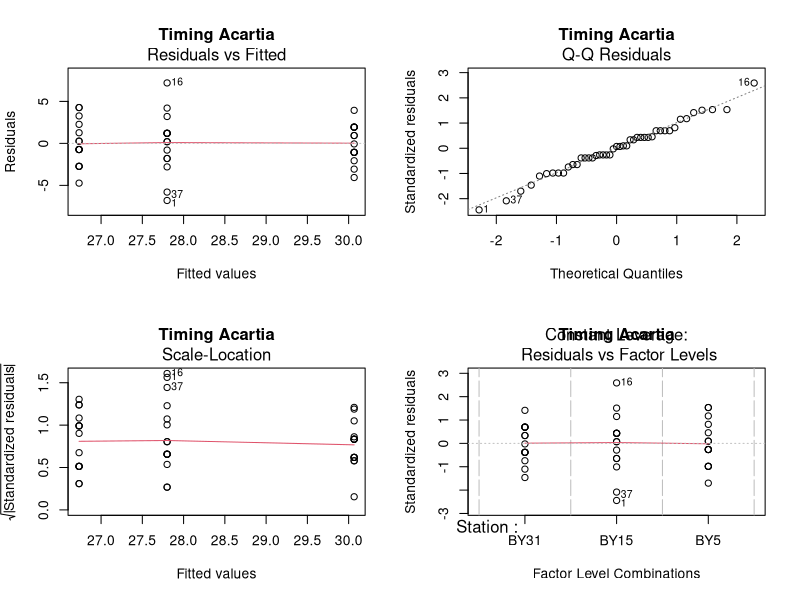
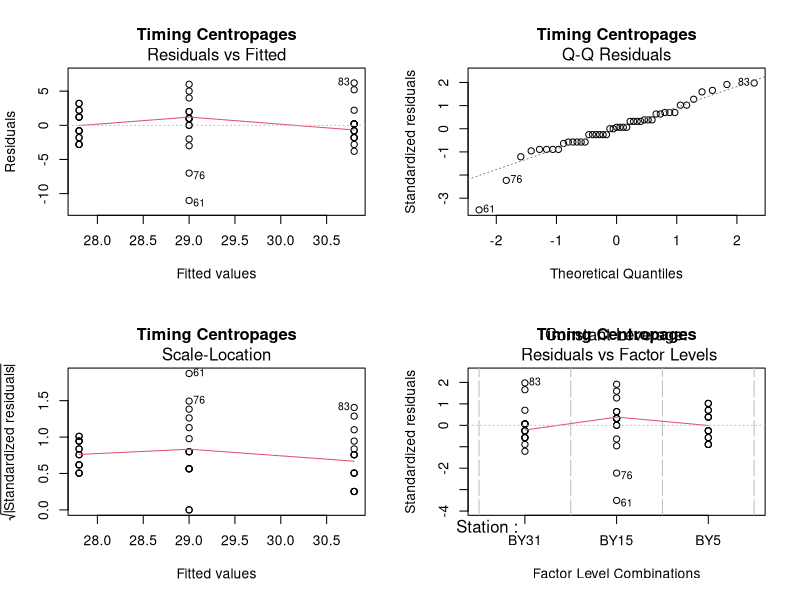
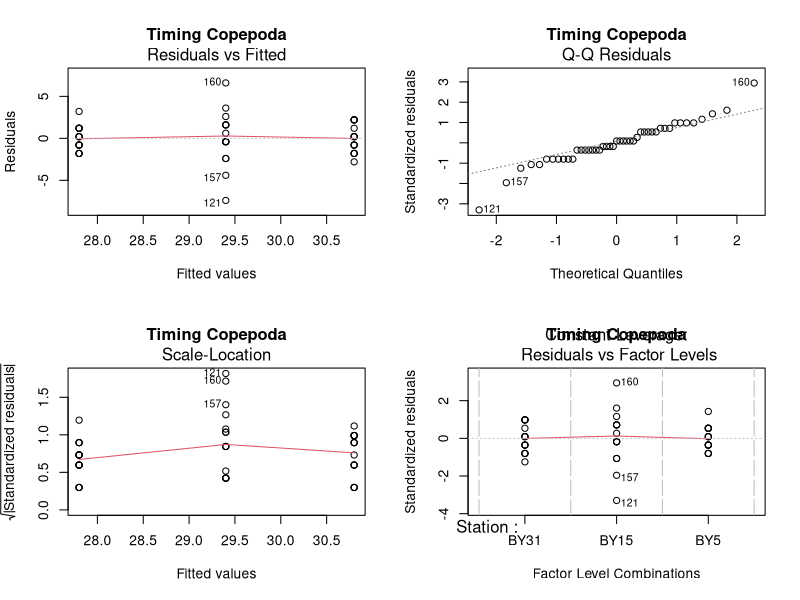
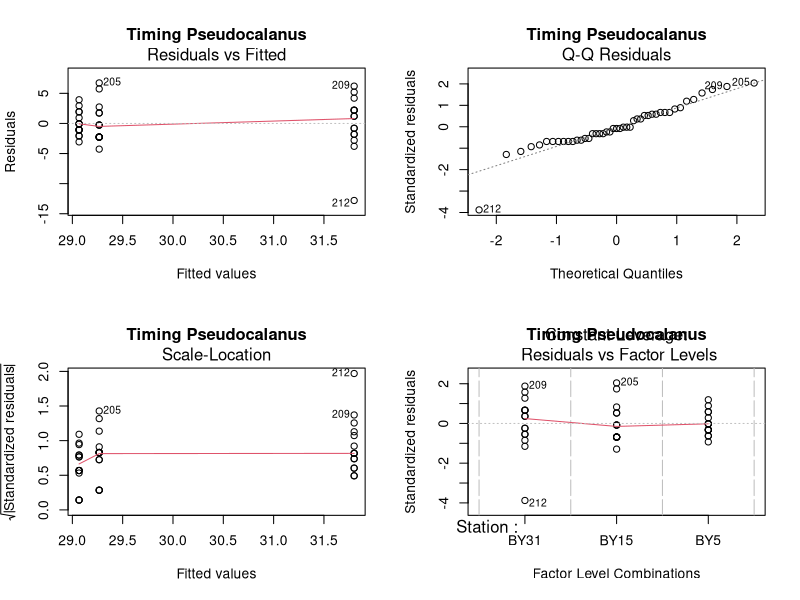
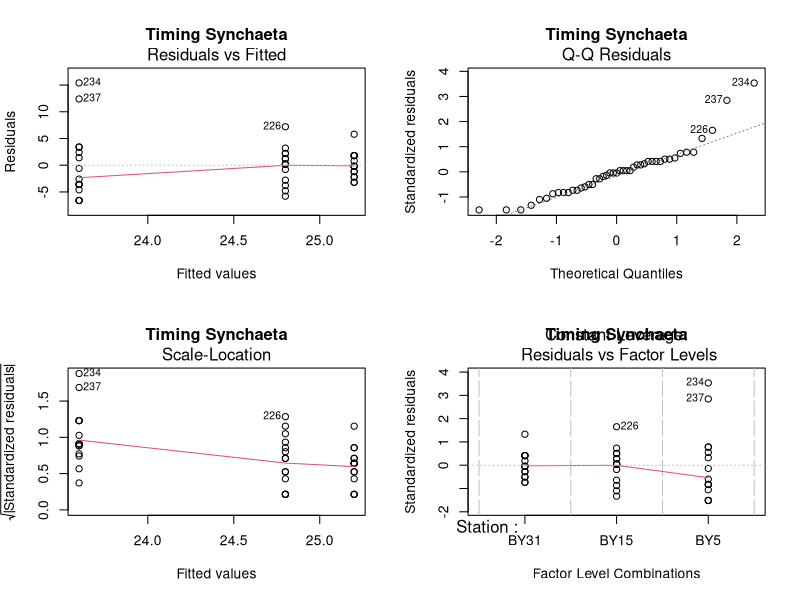
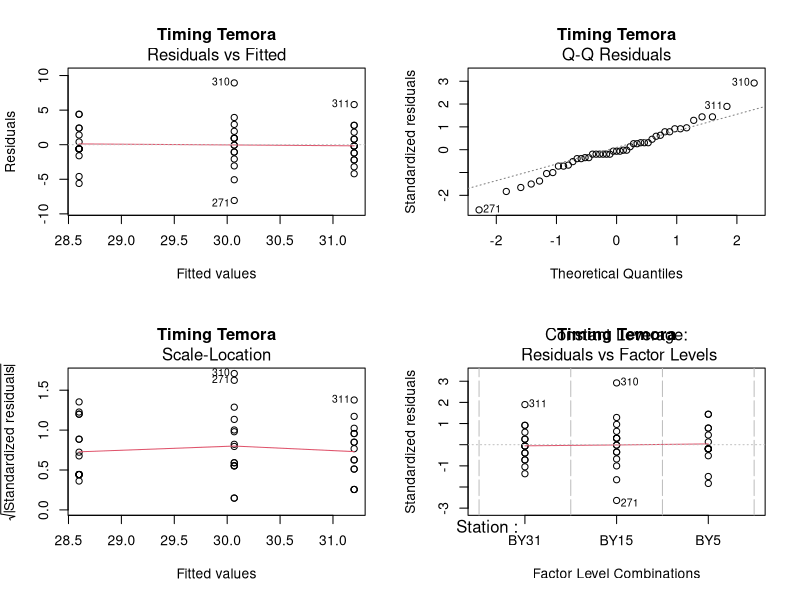
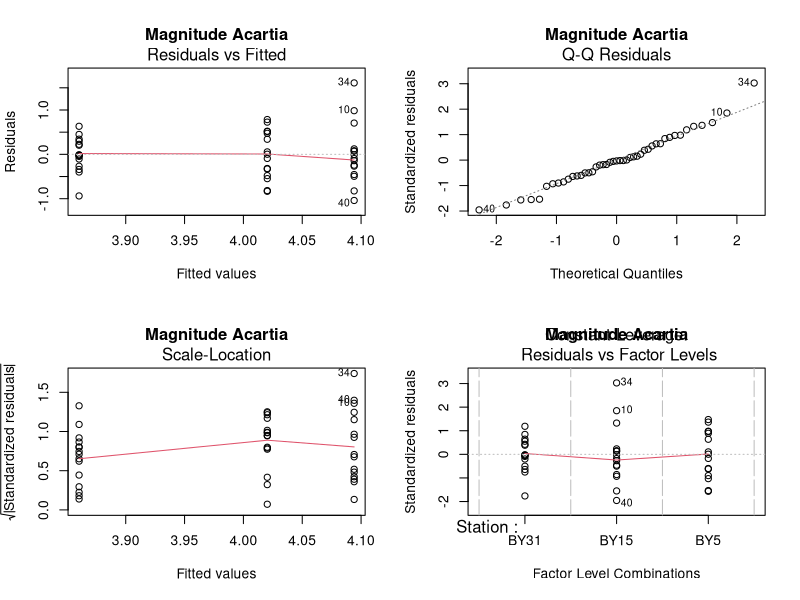
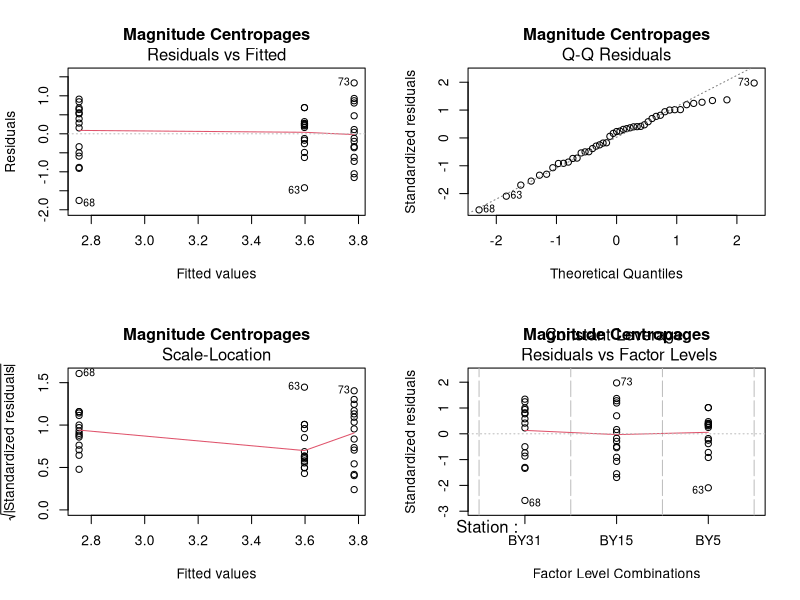

R code for these plots, in order:
#!/usr/bin/env Rscript
rm(list=ls())
################################################################################
#                                                                 18.08.2023   #
#                            Kinlan M.G. Jan                                   #  
#                           kinlan.jan@su.se                                   #
#                                                                              #
#                         Difference station                                   #
################################################################################
library(dplyr)
library(ggplot2)
library(tidyr)
################################################################################
zp <- 
  read.delim("Output/Data/Weekly_Full_ZP.txt",
                 sep=";") |> 
  filter(Taxa %in% c( "Copepoda",
                      "Acartia",
                      "Centropages",
                      "Pseudocalanus",
                      "Temora",
                      "Synchaeta")) |>
  mutate(Taxa = factor(Taxa,
                       levels = c("Copepoda",
                                  "Acartia",
                                  "Centropages",
                                  "Pseudocalanus",
                                  "Temora",
                                  "Synchaeta")),
         Station = factor(Station,
                          levels = c("BY31",
                                     "BY15",
                                     "BY5")))


out_ANOVA <- out_TukeyHSD <- data.frame()
par(mfrow = c(2, 2))
for(i in unique(zp$Taxa)){
  df <- zp |>
    filter(Taxa == i)
  
  mod <- aov(Timing ~  Station, data = df) ; plot(mod, main = paste("Timing", i))
  SUM <- anova(mod)
  P <- SUM$`Pr(>F)`[1]
  if(P <= 0.05){
    tuk <-TukeyHSD(mod)
    out_tuk <- tuk$Station |>
      as.data.frame() |>
      mutate(Taxa = i) |>
      tibble::rownames_to_column("Stations") |>
      mutate(p.adj = `p adj`) |>
      dplyr:: select(-`p adj`)
  } else {
    out_tuk = data.frame(Stations = NA,
                         diff = NA,
                         lwr = NA,
                         upr = NA,
                         p.adj = NA,
                         Taxa = i)
    }
  
  out_ANOVA <- SUM |>
    as.data.frame() |>
    mutate(Taxa = i) |>
    rbind(out_ANOVA)
  
  out_TukeyHSD <- out_tuk |> 
    rbind(out_TukeyHSD)
}

outt <- out_ANOVA |>
  tibble::rownames_to_column("Parameter") |>
  mutate(Parameter = ifelse(Parameter %in% c("Station",
                                             "Station1",
                                             "Station2",
                                             "Station3",
                                             "Station4",
                                             "Station5"),
                            "Station",
                            "Residuals")) |>
  filter(Parameter == "Station")

Tuk <- out_TukeyHSD |>
  mutate(tukeyP = p.adj) |>
  dplyr::select(-p.adj)

ZP_Tim <- outt |>
  mutate(p.adj = p.adjust(outt$`Pr(>F)`,
                          method = "fdr")) |>
  right_join(Tuk) |>
  mutate(Parameter = "Timing")
ZP_Tim |>
  dplyr::select(-c(diff, lwr, upr))|>
  knitr::kable(digits = 2) |>
  print()

out_ANOVA = out_TukeyHSD = data.frame()
for(i in unique(zp$Taxa)){
  df <- zp |>
    filter(Taxa == i)
  mod <- aov(log(Magnitude) ~ Station,
             df) 
  par(mfrow=c(2,2)); plot(mod , main = paste("Magnitude", i))
  SUM <- anova(mod)
  P <- SUM$`Pr(>F)`[1]
  if(P <= 0.05){tuk <-TukeyHSD(mod)
  out_tuk <- tuk$Station|>as.data.frame()|>
    mutate(Taxa = i) |>
    tibble::rownames_to_column("Stations")|>
    mutate(p.adj = `p adj`)|>
    dplyr:: select(-`p adj`)
  }
  if(P > 0.05){out_tuk = data.frame(Stations = NA,
                                    diff = NA,
                                    lwr = NA,
                                    upr = NA,
                                    p.adj = NA,
                                    Taxa = i)}
  
  out_ANOVA <- SUM|>as.data.frame()|>
    mutate(Taxa = i) |>
    rbind(out_ANOVA)
  out_TukeyHSD <- out_tuk |> 
    rbind(out_TukeyHSD)
}
outt<-out_ANOVA |>
  tibble::rownames_to_column("Parameter") |>
  mutate(Parameter = ifelse(Parameter %in% c("Station",
                                             "Station1",
                                             "Station2",
                                             "Station3",
                                             "Station4",
                                             "Station5"),
                            "Station",
                            "Residuals"))|>
  filter(Parameter == "Station")
Tuk <- out_TukeyHSD |>
  mutate(tukeyP = p.adj) |>
  dplyr::select(-p.adj)
ZP_Mag <- outt |>
  mutate(p.adj = p.adjust(outt$`Pr(>F)`,
                          method = "fdr")) |>
  right_join(Tuk) |>
  mutate(Parameter = "Magnitude")

ZP_Mag |>
  dplyr::select(-c(diff, lwr, upr))|>
  knitr::kable(digits = 2) |>
  print()
# Phytoplankton ----------------------------------------------------------------
pp <- read.delim("Output/Data/Weekly_Full_PP.txt",
                 sep=";")

pp2 <- pp |>
  filter(Taxa %in% c("Cyanobacteria",
                     "Synechococcales",
                     "Mesodinium",
                     "Dinoflagellates",
                     "Spring_bloom",
                     "Spring_Diatoms",
                     "Summer_bloom",
                     "Fall_Diatoms")) |>
  mutate(Taxa = factor(Taxa,
                       levels = c("Cyanobacteria",
                                  "Synechococcales",
                                  "Dinoflagellates",
                                  "Mesodinium",
                                  "Spring_bloom",
                                  "Spring_Diatoms",
                                  "Summer_bloom",
                                  "Fall_Diatoms")),
         Station = factor(Station,
                          levels = c("BY31",
                                     "BY15",
                                     "BY5")))

out_ANOVA = out_TukeyHSD = data.frame()
for(i in unique(pp2$Taxa)){
  df <- pp2 |>
    filter(Taxa == i)
  mod <- aov(Timing ~ Station, df) 
  par(mfrow=c(2,2)); plot(mod, main = paste("Timing", i))
  SUM <- anova(mod)
  P <- SUM$`Pr(>F)`[1]
  if(P <= 0.05){
    tuk <- TukeyHSD(mod)
    tuk
    out_tuk <- tuk$Station |>
      as.data.frame() |>
      mutate(Taxa = i) |>
      tibble::rownames_to_column("Stations") |>
    mutate(p.adj = `p adj`) |>
    dplyr:: select(-`p adj`)
  out_tuk
    }
  if(P > 0.05){out_tuk = data.frame(Stations = NA,
                                    diff = NA,
                                    lwr = NA,
                                    upr = NA,
                                    p.adj = NA,
                                    Taxa = i)}
  
  out_ANOVA <- SUM|>as.data.frame()|>
    mutate(Taxa = i) |>
    rbind(out_ANOVA)
  out_TukeyHSD <- out_tuk |> 
    rbind(out_TukeyHSD)
}

outt <- out_ANOVA |>
  tibble::rownames_to_column("Parameter") |>
  mutate(Parameter = ifelse(Parameter %in% c("Station",
                                             "Station1",
                                             "Station2",
                                             "Station3",
                                             "Station4",
                                             "Station5", "Station6"),
                            "Station",
                            "Residuals")) |>
  filter(Parameter == "Station")
Tuk <- out_TukeyHSD |>
  mutate(tukeyP = p.adj) |>
  dplyr::select(-p.adj)
PP_Tim <- outt |>
  mutate(p.adj = p.adjust(outt$`Pr(>F)`,
                          method = "fdr")) |>
  right_join(Tuk) |>
  mutate(Parameter = "Timing")
PP_Tim |> 
  dplyr::select(-c(diff, lwr, upr))|>
  knitr::kable(digits = 2) |>
  print()
out_ANOVA = out_TukeyHSD = data.frame()
for(i in unique(pp2$Taxa)){
  df <- pp2 |>
    filter(Taxa == i)
  mod <- aov(log(Magnitude) ~ Station, df) 
  par(mfrow=c(2,2)); plot(mod, main = paste("Magnitude", i))
  SUM <- anova(mod)
  P <- SUM$`Pr(>F)`[1]
  if(P <= 0.05){tuk <-TukeyHSD(mod)
  out_tuk <- tuk$Station |>
    as.data.frame() |>
    mutate(Taxa = i) |>
    tibble::rownames_to_column("Stations") |>
    mutate(p.adj = `p adj`) |>
    dplyr:: select(-`p adj`)
  }
  if(P > 0.05){out_tuk = data.frame(Stations = NA,
                                    diff = NA,
                                    lwr = NA,
                                    upr = NA,
                                    p.adj = NA,
                                    Taxa = i)}
  
  out_ANOVA <- SUM|>as.data.frame()|>
    mutate(Taxa = i) |>
    rbind(out_ANOVA)
  out_TukeyHSD <- out_tuk |> 
    rbind(out_TukeyHSD)
}
outt <- out_ANOVA |>
  tibble::rownames_to_column("Parameter") |>
  mutate(Parameter = ifelse(Parameter %in% c("Station",
                                             "Station1",
                                             "Station2",
                                             "Station3",
                                             "Station4",
                                             "Station5", "Station6"),
                            "Station",
                            "Residuals")) |>
  filter(Parameter == "Station")
Tuk <- out_TukeyHSD |>
  mutate(tukeyP = p.adj) |>
  dplyr::select(-p.adj)
PP_Mag <- outt |>
  mutate(p.adj = p.adjust(outt$`Pr(>F)`,
                          method = "fdr")) |>
  right_join(Tuk) |>
  mutate(Parameter = "Magnitude")
PP_Mag |> 
  dplyr::select(-c(diff, lwr, upr))|>
  knitr::kable(digits = 3) |>
  print()
Summary <- rbind(ZP_Mag,
                 ZP_Tim,
                 PP_Mag,
                 PP_Tim)

Summary |> 
  mutate(Taxa = ifelse(Taxa == "Summer_Diatoms", "Fall Diatoms", ifelse(
    Taxa == "Spring_Diatoms", "Spring Diatoms", ifelse(
      Taxa == "Summer_bloom", "Summer bloom", ifelse(
        Taxa == "Spring_bloom", "Spring bloom", as.character(Taxa))))),
    Taxa = factor(Taxa,
                  levels = c("Spring Diatoms",
                             "Spring bloom",
                             "Summer bloom",
                             "Dinoflagellates",
                             "Cyanobacteria",
                             "Fall Diatoms",
                             "Synchaeta",
                             "Mesodinium",
                             "Copepoda",
                             "Acartia",
                             "Temora",
                             "Centropages",
                             "Pseudocalanus"))) |>
  filter(Taxa %in% c("Fall Diatoms",
                     "Summer bloom",
                     "Pseudocalanus",
                     "Temora",
                     "Centropages",
                     "Acartia",
                     "Copepoda",
                     "Cyanobacteria",
                     "Mesodinium",
                     "Synchaeta",
                     "Dinoflagellates",
                     "Spring bloom" ,
                     "Spring Diatoms")) |>
  dplyr::select(Parameter, Taxa, p.adj, Stations, tukeyP) |>
  write.csv("Output/Data/Station_Differences.csv")

rm(list=ls())
sessionInfo()
